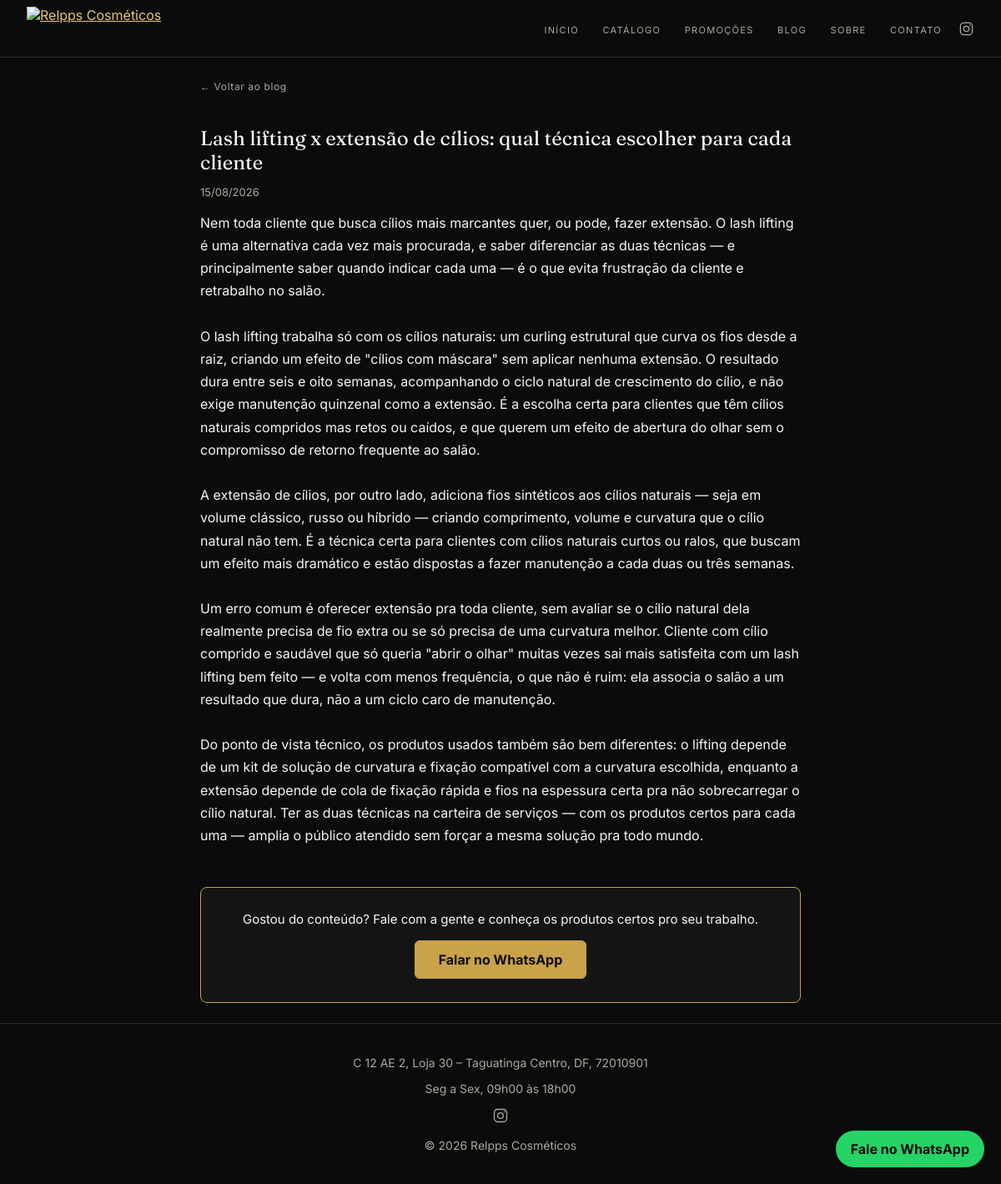
The page /post.php?slug=lash-lifting-x-extensao-cilios on the database its author committed.
### tables this page shows
CREATE TABLE IF NOT EXISTS blog_posts (
  id INT AUTO_INCREMENT PRIMARY KEY,
  slug VARCHAR(160) NOT NULL UNIQUE,
  titulo VARCHAR(200) NOT NULL,
  resumo VARCHAR(300),
  conteudo TEXT NOT NULL,
  capa VARCHAR(255),
  publicado_em DATETIME DEFAULT CURRENT_TIMESTAMP
);

### includes/db.php (called while the page is built, shortened)
<?php
function db(): PDO {
    static $pdo = null;
    if ($pdo === null) {
        $dsn = 'mysql:host=' . DB_HOST . ';dbname=' . DB_NAME . ';charset=utf8mb4';
        $pdo = new PDO($dsn, DB_USER, DB_PASS, [
            PDO::ATTR_ERRMODE => PDO::ERRMODE_EXCEPTION,
            PDO::ATTR_DEFAULT_FETCH_MODE => PDO::FETCH_ASSOC,
        ]);
    }
    return $pdo;
}

### includes/functions.php (called while the page is built, shortened)
<?php
require_once __DIR__ . '/db.php';
function config(string $chave, string $padrao = ''): string {
    static $cache = null;
    if ($cache === null) {
        $cache = [];
        foreach (db()->query('SELECT chave, valor FROM configuracoes') as $linha) {
            $cache[$linha['chave']] = $linha['valor'];
        }
    }
    return $cache[$chave] ?? $padrao;
}
function whatsappLink(string $mensagem): string {
    $numero = config('whatsapp', WHATSAPP_NUMERO);
    return 'https://wa.me/' . $numero . '?text=' . rawurlencode($mensagem);
}

### post.php (the view, shortened to what this page needs)
<?php
require __DIR__ . '/includes/functions.php';
$slug = $_GET['slug'] ?? '';
$stmt = db()->prepare('SELECT * FROM blog_posts WHERE slug = :slug');
$stmt->execute(['slug' => $slug]);
$post = $stmt->fetch();
$linkWhatsPost = whatsappLink('Olá! Vim pelo blog da Relpps Cosméticos.');
require __DIR__ . '/includes/header.php';
?>
<article class="post-detalhe">
    <a class="post-voltar" href="blog.php">← Voltar ao blog</a>
    <h1><?= htmlspecialchars($post['titulo']) ?></h1>
    <p class="data"><?= (new DateTime($post['publicado_em']))->format('d/m/Y') ?></p>
    <div class="conteudo"><?= nl2br(htmlspecialchars($post['conteudo'])) ?></div>
    <div class="post-cta">
        <p>Gostou do conteúdo? Fale com a gente e conheça os produtos certos pro seu trabalho.</p>
        <a class="botao" href="<?= htmlspecialchars($linkWhatsPost) ?>" target="_blank" rel="noopener">Falar no WhatsApp</a>
    </div>
</article>
<?php require __DIR__ . '/includes/footer.php'; ?>

### assets/css/style.css (style rules this page uses)
:root { --preto: #0b0b0b; --dourado: #c9a24a; --dourado-claro: #e4c877; --branco: #f7f5f0; --cinza-texto: #ada89d; --carvao: #141414; --fonte-serif: 'Fraunces', Georgia, 'Times New Roman', serif; --fonte-sans: 'Inter', 'Segoe UI', Arial, sans-serif; }
* { box-sizing: border-box; }
body { margin: 0; background: var(--preto); color: var(--branco); font-family: var(--fonte-sans); padding-top: 68px; animation: fadeInPagina 0.5s ease; }
a { color: var(--dourado-claro); }
.reveal { opacity: 0; transform: translateY(22px); transition: opacity 0.6s ease, transform 0.6s ease; }
.reveal.visivel { opacity: 1; transform: translateY(0); }
h1, h2 { font-family: var(--fonte-serif); font-optical-sizing: auto; font-weight: 400; color: var(--branco); }
.botao { display: inline-block; background: var(--dourado); color: var(--preto); font-weight: bold; text-decoration: none; padding: 12px 28px; border-radius: 6px; border: 1px solid var(--dourado); transition: background 0.15s ease, color 0.15s ease; }
.post-detalhe { max-width: 720px; margin: 0 auto; }
.post-voltar { display: inline-block; margin-bottom: 20px; color: var(--cinza-texto); font-size: 12px; letter-spacing: 0.05em; text-decoration: none; transition: color 0.15s ease; }
.post-detalhe h1 { margin-bottom: 4px; color: var(--branco); }
.post-detalhe .conteudo { line-height: 1.7; color: var(--branco); font-size: 16px; margin-top: 16px; }
.post-cta { margin-top: 48px; padding: 28px; text-align: center; background: var(--carvao); border: 1px solid var(--dourado); border-radius: 8px; }
.post-cta p { margin: 0 0 16px; color: var(--branco); font-size: 15px; }
.data { color: var(--cinza-texto); font-size: 13px; }

### rows shown on the page
blog_posts: titulo "Lash lifting x extensão de cílios: qual técnica escolher para cada cliente", publicado_em "15/08/2026", conteudo "Nem toda cliente que busca cílios mais marcantes quer, ou pode, fazer extensão. O lash lifting é uma alternativa cada vez mais procurada, e saber diferenciar as duas técnicas — e principalmente saber quando indicar cada uma — é o que evita frustração da cliente e retrabalho no salão. O lash lifting trabalha só com os cílios naturais: um curling estrutural que curva os fios desde a raiz, criando um efeito de \"cílios com máscara\" sem aplicar nenhuma extensão. O resultado dura entre seis e oito semanas, acompanhando o ciclo natural de crescimento do cílio, e não exige manutenção quinzenal como a extensão. É a escolha certa para clientes que têm cílios naturais compridos mas retos ou caídos, e…"

### other values the page prints
$enderecoRodape "C 12 AE 2, Loja 30 – Taguatinga Centro, DF, 72010901"
$horarioRodape "Seg a Sex, 09h00 às 18h00"
